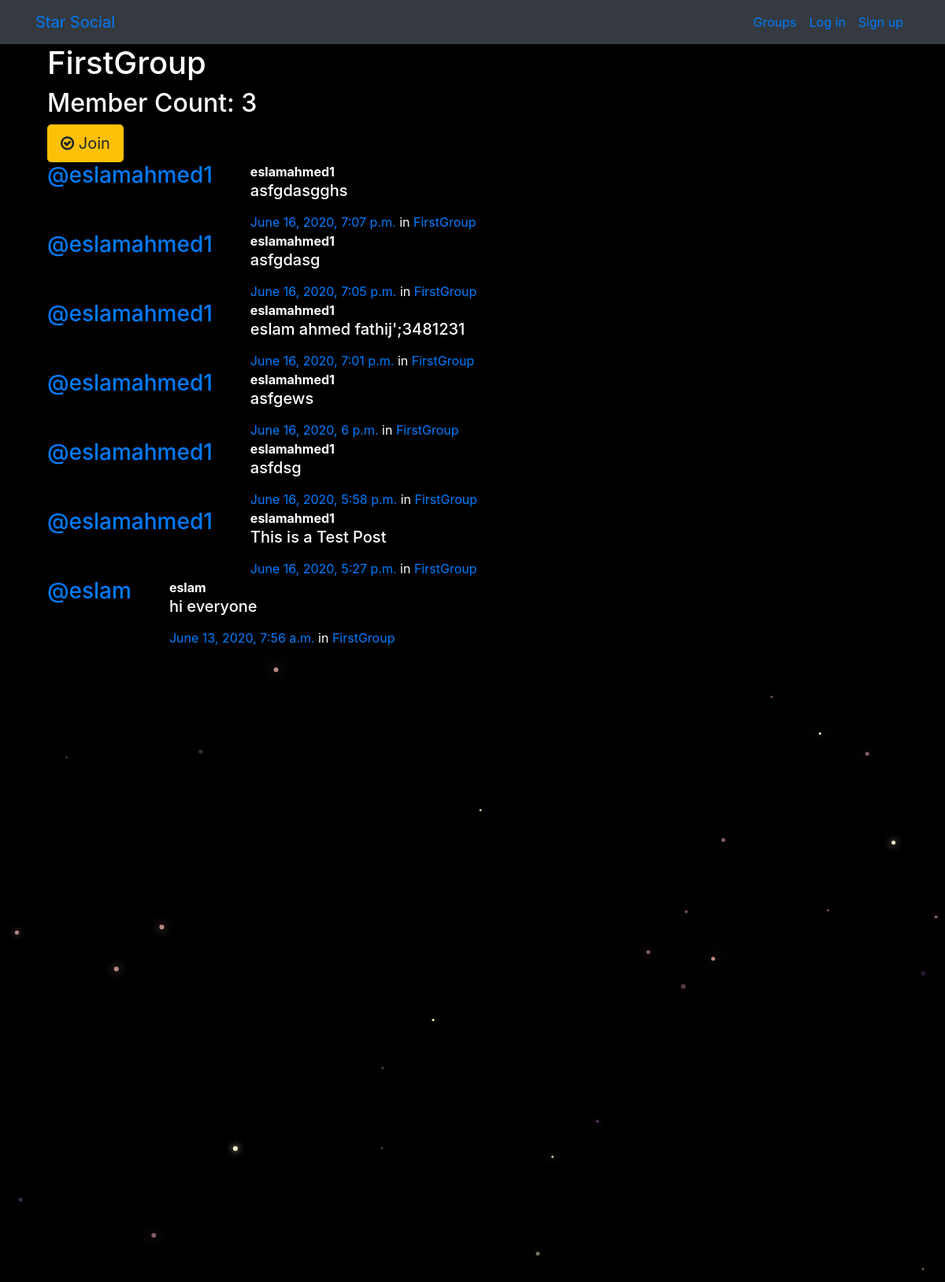
The page /groups/posts/in/firstgroup/ on the database its author committed.
### groups/models.py (models this page shows, shortened)
class Group(models.Model):
    name = models.CharField(max_length=255, unique=True)
    slug = models.SlugField(allow_unicode=True, unique=True)
    description = models.TextField(blank=True, default='')
    description_html = models.TextField(editable=False, default='', blank=True)
    members = models.ManyToManyField(User,through="GroupMember")
    class Meta:
        ordering = ["name"]

### posts/models.py (models this page shows, shortened)
class Post(models.Model):
    user = models.ForeignKey(User, related_name="posts",on_delete=models.CASCADE)
    created_at = models.DateTimeField(auto_now=True)
    message = models.TextField()
    message_html = models.TextField(editable=False)
    group = models.ForeignKey(Group, related_name="posts",null=True, blank=True,on_delete=models.CASCADE)
    class Meta:
        ordering = ["-created_at"]
        unique_together = ["user", "message"]

### groups/views.py (the view)
# urls.py: path("posts/in/<slug>/",views.SingleGroup.as_view(),name="single"),
class SingleGroup(generic.DetailView):
    model = Group

### groups/templates/groups/group_detail.html
{% extends "groups/group_base.html" %}
{% block pregroup %}
<div class="container">
  <h1>{{group.name}}</h1>
  <h2> Member Count: {{group.members.count}}</h2>
  <div class="content">
  	{% if user in group.members.all %}
  		<a href="{% url 'groups:leave' slug=group.slug %}" class="btn btn-lg btn-warning"><span class="fa fa-times-circle-o"></span> Leave</a>
  	{% else %}
  		<a href="{% url 'groups:join' slug=group.slug %}" class="btn btn-lg btn-warning"><span class="fa fa-check-circle-o"></span> Join</a>
  	{% endif %}
  </div>
</div>
{% endblock %}
{% block group_content %}
<div class="col-md-8">
	{% if group.posts.count == 0 %}
	<h2>No posts in this group yet!</h2>
	{% else %}
		{% for post in group.posts.all %}
			{% include "posts/_post.html" %}
		{% endfor %}
	{% endif %}
</div>
{% endblock %}

### posts/templates/posts/_post.html (shortened to what this page needs)
<div class="media">
	<h3 class="mr-5"><a href="{% url 'posts:for_user' username=post.user.username %}">@{{ post.user.username }}</a></h3>
	<div class="media-body">
		<strong>{{ post.user.username }}</strong>
		<h5>{{ post.message_html|safe }}</h5>
			<time class="time"><a href="{% url 'posts:single' username=post.user.username pk=post.pk %}">{{ post.created_at }}</a></time>
			{% if post.group %}
			<span class="group-name">in <a href="#">{{ post.group.name }}</a></span>
			{% endif %}
	</div>
</div>

### static/simplesocial/css/master.css (style rules this page uses)
body { margin: 0; overflow: hidden; background-color: black; color:white; }

### rows shown on the page
Group: name "FirstGroup", members.count "3"
Post: user.username "eslamahmed1", message_html "asfgdasgghs", created_at "June 16, 2020, 7:07 p.m.", group.name "FirstGroup"
Post: user.username "eslamahmed1", message_html "asfgdasg", created_at "June 16, 2020, 7:05 p.m.", group.name "FirstGroup"
Post: user.username "eslamahmed1", message_html "eslam ahmed fathij';3481231", created_at "June 16, 2020, 7:01 p.m.", group.name "FirstGroup"
Post: user.username "eslamahmed1", message_html "asfgews", created_at "June 16, 2020, 6 p.m.", group.name "FirstGroup"
Post: user.username "eslamahmed1", message_html "asfdsg", created_at "June 16, 2020, 5:58 p.m.", group.name "FirstGroup"
Post: user.username "eslamahmed1", message_html "This is a Test Post", created_at "June 16, 2020, 5:27 p.m.", group.name "FirstGroup"
Post: user.username "eslam", message_html "hi everyone", created_at "June 13, 2020, 7:56 a.m.", group.name "FirstGroup"
